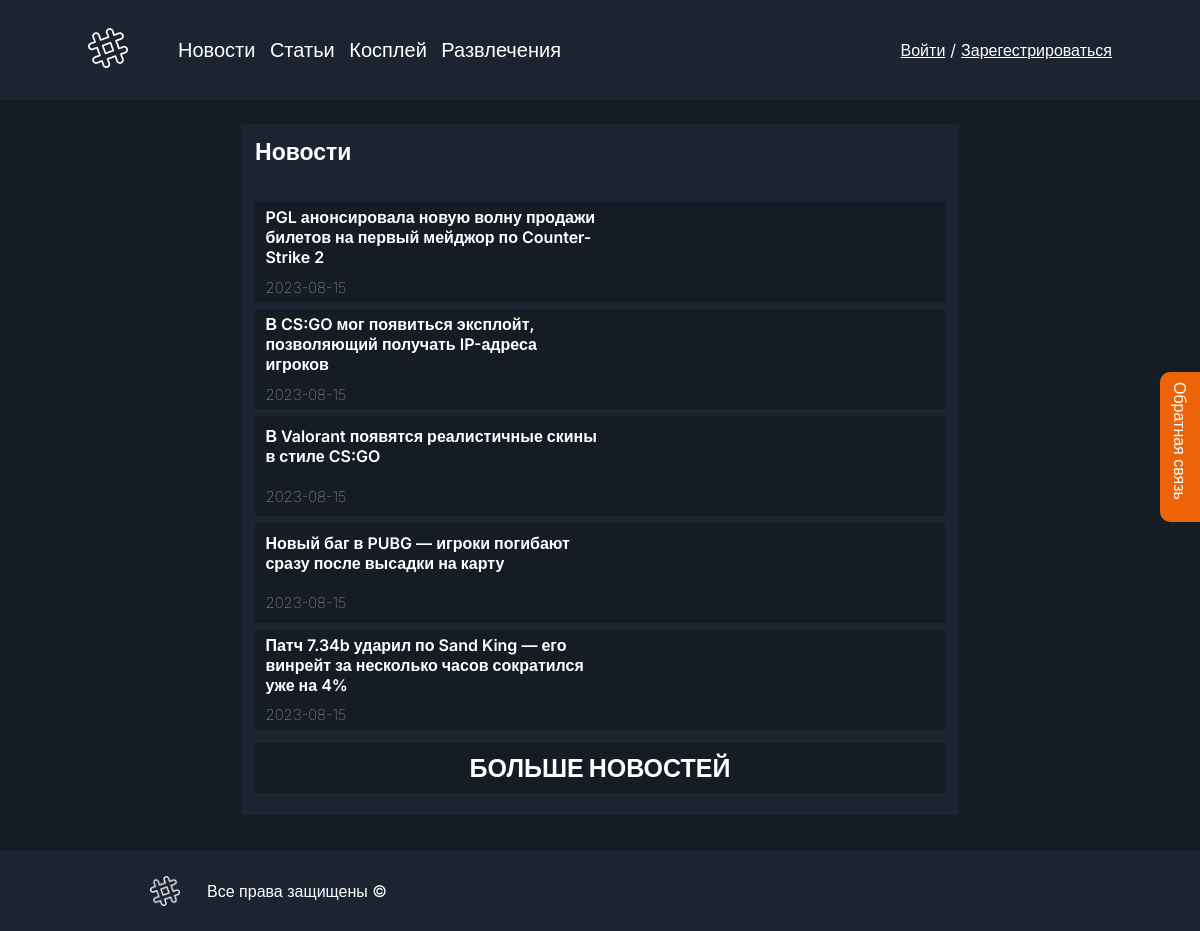
The app's page /newslist.php with its own data.
### tables this page shows
CREATE TABLE `publications` (
  `id` int(11) NOT NULL,
  `title` varchar(200) NOT NULL,
  `createdOn` date NOT NULL,
  `type` int(11) NOT NULL,
  `text` text NOT NULL,
  `picture` varchar(50) NOT NULL,
  `gameId` int(11) NOT NULL
);

### newslist.php (the view, shortened to what this page needs)
<?php
require("connect.php");
$newslistQuery="SELECT * FROM publications  WHERE type=1";
$newslistQuery=$newslistQuery."  ORDER BY createdOn DESC";
$newsListData=[];
$queryResult=mysqli_query($link, $newslistQuery);
$resultRow=mysqli_fetch_assoc($queryResult);
while($resultRow){
    array_push($newsListData, $resultRow);
    $resultRow=mysqli_fetch_assoc($queryResult);
}
?>
<!DOCTYPE html>
<html lang="ru">
<head>
    <link rel="stylesheet" href="newslist.css">
    <link rel="stylesheet" href="styleGeneral.css">
</head>
<body>
    <header>
        <div class="header">
            <div class="navContainer">
            <div class="logo">
            <a href="index.php"><img src="img/logo.png" alt="" style="width: 40px;"></a>
            </div>
            <nav>
                <ul>
                    <li><a href="newslist.php">Новости</a></li>
                    <li><a href="articles.php">Статьи</a></li>
                    <li><a href="cosplay.php">Косплей</a></li>
                    <li><a href="mems.php">Развлечения</a></li>
                </ul>
            </nav>
        </div>
        <div class="login" id="divLogin">
                <a href="autorize.php"><p>Войти</p></a>
                <span>/</span>
                <a href="registration.php"><p>Зарегестрироваться</p></a>
            </div>
        </div>
    </header>
    <div class="container">
        <div class="articleH">
            <p>Новости</p>
        </div>
            <div class="articleContent">
                <div class="articleBlocks">
                <?php
                    for ($i=0; $i < count($newsListData); $i++) {
                        $newsItem=$newsListData[$i];
                ?>
                    <a href="<?php echo "/news.php?id=".$newsItem['id']?>" class="publication articleBlock <?php if($i>=5) echo "displayNone"?>">
                        <div class="articleText">
                            <p><?php echo $newsItem['title']?></p>
                            <span><?php echo $newsItem['createdOn']?></span>
                        </div>
                    </a>
                    <?php } ?>
                    <input type="button" value="БОЛЬШЕ НОВОСТЕЙ" class="articleBtn" id="moreBtn">
                </div>
    </div>
    </div>
    <footer>
        <div class="footerContent">
            <img src="img/logo.png" alt="">
            <span>Все права защищены ©</span>
        </div>
    </footer>
    <div class="feedback">
        <div class="feedbackH">
            <span>Обратная связь</span>
        </div>
    </div>
</body>
</html>

### newslist.css (style rules this page uses)
.articleH p { padding: 2%; font-size: 23px; font-weight: 900; }
.articleBlock { width: 100%; height: 100px; display: flex; margin-top: 1%; text-decoration: none; background-color: #151C24; }
.articleText { width: 50%; display: flex; flex-direction: column; justify-content: space-around; }
.articleText p { font-size: 16px; font-weight: 600; padding-left: 3%; }
.articleText span { color: rgba(255, 255, 255, 0.74); font-size: 15px; font-weight: 100; padding-left: 3%; }
.articleContent { display: flex; justify-content: space-between; padding: 2%; }
.articleBlocks { width: 70%; }
.articleBtn { margin-top: 2%; width: 100%; height: 50px; background-color: #151C24; font-size: 25px; font-weight: 900; position:relative; left: 50%; -webkit-transform: translate(-50%, 0); -moz-transform: translate(-50%, 0); -ms-transform: translate(-50%, 0); -o-transform: translate(-50%, 0); transform: translate(-50%, 0); border: none; margin-bottom: 1%; }
@media (min-width: 1024px) and (max-width: 1440px) { .container { max-width: 1024px; } }
@media (min-width: 1024px) and (max-width: 1440px) { .header { min-width: 1024px; } }
@media (min-width: 1024px) and (max-width: 1440px) { .articleBlocks { width: 100%; } }

### styleGeneral.css (style rules this page uses)
body { background-color: #151C24; display: flex; flex-direction: column; align-items: center; }
* { font-family: 'Inter', sans-serif; color: white; padding: 0px auto; margin: 0; box-sizing: border-box; }
header { width: 100%; display: flex; justify-content: center; background-color: #1C2431; }
.navContainer { display: flex; align-items: center; }
.header { min-width: 1440px; height: 100px; display: flex; align-items: center; justify-content: space-between; }
.login { display: flex; }
.login p { padding-left: 5px; }
.login span { padding-left: 5px; }
nav ul li { list-style: none; display: inline-block; }
nav ul li a { text-decoration: none; padding-left: 10px; font-size: 20px; }
.container { background-color: #1C2431; max-width: 1440px; margin-top: 2%; }
footer { margin-top: 3%; width: 100%; height: 80px; background-color: #1C2431; display: flex; align-items: center; justify-content: center; }
.footerContent { width: 75%; display: flex; align-items: center; }
.footerContent img { width: 30px; }
.footerContent span { padding-left: 3%; }
.feedback { position: fixed; top: 40%; right: 0%; display: flex; align-items: center; }
.feedbackH { width: 40px; height: 150px; padding: 10px; background-color: #EC6407; text-align: center; cursor: pointer; border-radius: 10px 0px 0px 10px; }
.feedbackH span { writing-mode: vertical-rl; }
@media (min-width: 1024px) and (max-width: 1440px) { .container { max-width: 1024px; } }
@media (min-width: 1024px) and (max-width: 1440px) { .header { min-width: 1024px; } }

### records on screen
publications: title "PGL анонсировала новую волну продажи билетов на первый мейджор по Counter-Strike 2", createdOn "2023-08-15"
publications: title "В CS:GO мог появиться эксплойт, позволяющий получать IP-адреса игроков", createdOn "2023-08-15"
publications: title "В Valorant появятся реалистичные скины в стиле CS:GO", createdOn "2023-08-15"
publications: title "Новый баг в PUBG — игроки погибают сразу после высадки на карту", createdOn "2023-08-15"
publications: title "Патч 7.34b ударил по Sand King — его винрейт за несколько часов сократился уже на 4%", createdOn "2023-08-15"
